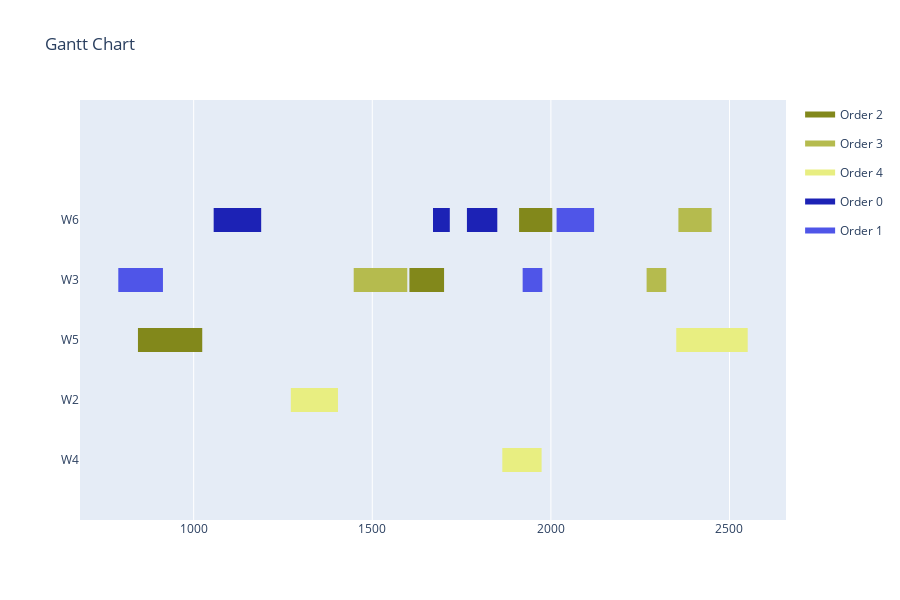

Write notebook code for a chart like this one.
### Code cell
data = []
for i in range(len(solution)):
    data.append([assignments[i], operations[i], solution[i], duration_lookup_table[operations[i]][assignments[i]]])
visualize(data)

### Figure 1 — Plotly figure (JSON) as saved in the notebook; plotly's stock layout.template omitted (floating-point values rounded to 4 significant figures)
{"data": [{"fill": "toself", "fillcolor": "rgb(130, 136, 27)", "hoverinfo": "name", "legendgroup": "rgb(130, 136, 27)", "mode": "none", "name": "Order 2", "type": "scatter", "x": [844, 1024, 1024, 844, 844, 1604, 1701, 1701, 1604, 1604, 1911, 2004, 2004, 1911], "y": [1.8, 1.8, 2.2, 2.2, null, 2.8, 2.8, 3.2, 3.2, null, 3.8, 3.8, 4.2, 4.2]}, {"fill": "toself", "fillcolor": "rgb(181, 187, 78)", "hoverinfo": "name", "legendgroup": "rgb(181, 187, 78)", "mode": "none", "name": "Order 3", "type": "scatter", "x": [1448, 1598, 1598, 1448, 1448, 2268, 2323, 2323, 2268, 2268, 2357, 2450, 2450, 2357], "y": [2.8, 2.8, 3.2, 3.2, null, 2.8, 2.8, 3.2, 3.2, null, 3.8, 3.8, 4.2, 4.2]}, {"fill": "toself", "fillcolor": "rgb(232, 238, 129)", "hoverinfo": "name", "legendgroup": "rgb(232, 238, 129)", "mode": "none", "name": "Order 4", "type": "scatter", "x": [1272, 1404, 1404, 1272, 1272, 1864, 1974, 1974, 1864, 1864, 2351, 2551, 2551, 2351], "y": [0.8, 0.8, 1.2, 1.2, null, -0.2, -0.2, 0.2, 0.2, null, 1.8, 1.8, 2.2, 2.2]}, {"fill": "toself", "fillcolor": "rgb(28, 34, 181)", "hoverinfo": "name", "legendgroup": "rgb(28, 34, 181)", "mode": "none", "name": "Order 0", "type": "scatter", "x": [1056, 1189, 1189, 1056, 1056, 1670, 1717, 1717, 1670, 1670, 1765, 1850, 1850, 1765], "y": [3.8, 3.8, 4.2, 4.2, null, 3.8, 3.8, 4.2, 4.2, null, 3.8, 3.8, 4.2, 4.2]}, {"fill": "toself", "fillcolor": "rgb(79, 85, 232)", "hoverinfo": "name", "legendgroup": "rgb(79, 85, 232)", "mode": "none", "name": "Order 1", "type": "scatter", "x": [789, 914, 914, 789, 789, 1921, 1976, 1976, 1921, 1921, 2016, 2121, 2121, 2016], "y": [2.8, 2.8, 3.2, 3.2, null, 2.8, 2.8, 3.2, 3.2, null, 3.8, 3.8, 4.2, 4.2]}, {"legendgroup": "rgb(130, 136, 27)", "marker": {"color": "rgb(130, 136, 27)", "opacity": 0, "size": 1}, "mode": "markers", "name": "", "showlegend": false, "text": [null, null, null, null, null, null], "type": "scatter", "x": [844, 1024, 1604, 1701, 1911, 2004], "y": [2, 2, 3, 3, 4, 4]}, {"legendgroup": "rgb(181, 187, 78)", "marker": {"color": "rgb(181, 187, 78)", "opacity": 0, "size": 1}, "mode": "markers", "name": "", "showlegend": false, "text": [null, null, null, null, null, null], "type": "scatter", "x": [1448, 1598, 2268, 2323, 2357, 2450], "y": [3, 3, 3, 3, 4, 4]}, {"legendgroup": "rgb(232, 238, 129)", "marker": {"color": "rgb(232, 238, 129)", "opacity": 0, "size": 1}, "mode": "markers", "name": "", "showlegend": false, "text": [null, null, null, null, null, null], "type": "scatter", "x": [1272, 1404, 1864, 1974, 2351, 2551], "y": [1, 1, 0, 0, 2, 2]}, {"legendgroup": "rgb(28, 34, 181)", "marker": {"color": "rgb(28, 34, 181)", "opacity": 0, "size": 1}, "mode": "markers", "name": "", "showlegend": false, "text": [null, null, null, null, null, null], "type": "scatter", "x": [1056, 1189, 1670, 1717, 1765, 1850], "y": [4, 4, 4, 4, 4, 4]}, {"legendgroup": "rgb(79, 85, 232)", "marker": {"color": "rgb(79, 85, 232)", "opacity": 0, "size": 1}, "mode": "markers", "name": "", "showlegend": false, "text": [null, null, null, null, null, null], "type": "scatter", "x": [789, 914, 1921, 1976, 2016, 2121], "y": [3, 3, 3, 3, 4, 4]}], "layout": {"height": 600, "hovermode": "closest", "showlegend": true, "title": {"text": "Gantt Chart"}, "xaxis": {"rangeselector": {"buttons": [{"count": 7, "label": "1w", "step": "day", "stepmode": "backward"}, {"count": 1, "label": "1m", "step": "month", "stepmode": "backward"}, {"count": 6, "label": "6m", "step": "month", "stepmode": "backward"}, {"count": 1, "label": "YTD", "step": "year", "stepmode": "todate"}, {"count": 1, "label": "1y", "step": "year", "stepmode": "backward"}, {"step": "all"}]}, "showgrid": true, "type": "linear", "zeroline": false}, "yaxis": {"autorange": false, "range": [-1, 6], "showgrid": false, "ticktext": ["W4", "W2", "W5", "W3", "W6"], "tickvals": [0, 1, 2, 3, 4], "zeroline": false}}}
